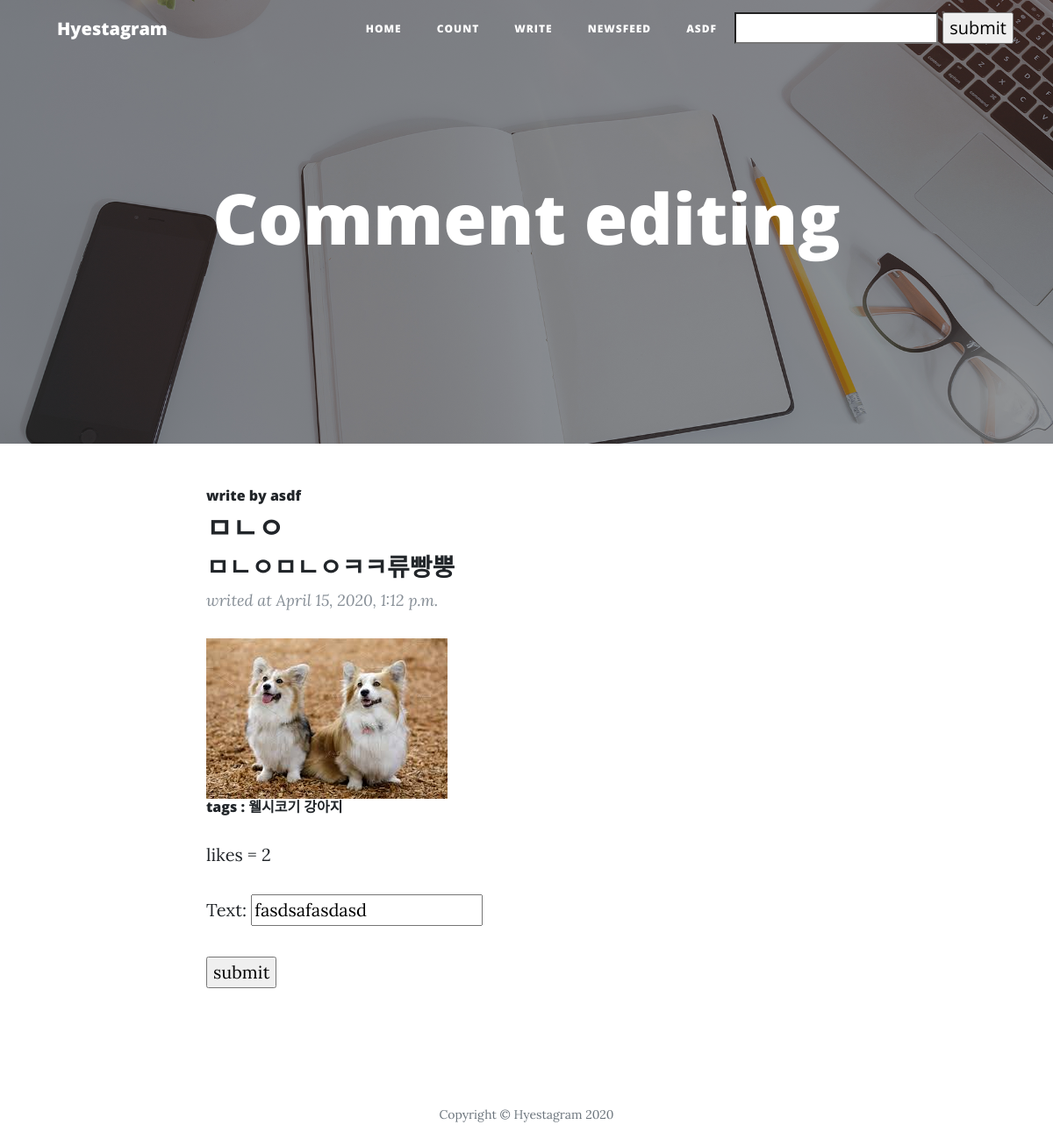
/comment_edit/47 (signed in), run on the app's committed database.
### app/models.py (models this page shows, shortened)
class Post(models.Model):
    title = models.CharField(max_length=200)
    date = models.DateTimeField('date published')
    body = models.TextField()
    writer = models.ForeignKey(settings.AUTH_USER_MODEL, on_delete=models.CASCADE, related_name="writer", default="")
    image = models.ImageField(upload_to='images/', blank=True)
    hashtag = models.CharField(max_length=200, blank=True)
    hashtags = models.ManyToManyField('Hashtag', blank=True)
    likes = models.ManyToManyField(settings.AUTH_USER_MODEL, related_name="likes")

class Hashtag(models.Model):
    name = models.CharField(max_length=50)

class Comment(models.Model):
    c_writer = models.ForeignKey(settings.AUTH_USER_MODEL, on_delete=models.CASCADE, related_name="c_writer", default="")
    post_id = models.ForeignKey(Post, on_delete=models.CASCADE, related_name ="comments")
    text = models.CharField(max_length=100)

### app/views.py (the view)
# urls.py: path('comment_edit/<int:pk>', app.views.comment_edit, name='comment_edit'),
def comment_edit(request, pk):
    edit_comment = get_object_or_404(Comment, pk=pk)
    post = Post.objects.get(comments = edit_comment)
    if edit_comment.c_writer != request.user:
        return error(request, "You can edit your own post")
    if request.method == 'POST':
        form = CommentForm(request.POST, instance=edit_comment)
        if form.is_valid():
            comment = form.save(commit=False)
            comment.text = form.cleaned_data["text"]
            comment.save()
            return redirect('home')
    else:
        form = CommentForm(instance=edit_comment)
        return render(request, 'app/comment_edit.html', {'e_c': edit_comment.id ,'form': form, 'post': post})

### app/forms.py
class CommentForm(forms.ModelForm):
    class Meta:
        model = Comment
        fields = ['text']

### app/templates/app/comment_edit.html (shortened to what this page needs)
{% extends "app/base.html" %}
{% block footer %}
<header class="masthead" style="background-image: url('img/home-bg.jpg')">
<div class="overlay"></div>
<div class="container">
  <div class="row">
    <div class="col-lg-8 col-md-10 mx-auto">
      <div class="site-heading">
          <h1>Comment editing</h1>
          </div>
    </div>
  </div>
</div>
</header>
<div class="container">
    <div class="row">
      <div class="col-lg-8 col-md-10 mx-auto">
        <div class="post-preview">
        <h6>write by <a href="{% url 'user' pk=post.writer %}">{{ post.writer }}</a> </h6>
        <h2 class="post-title">{{ post.title }}</h2>
        <h3 class="post-subtitle">{{ post.body }}</h3>
        <p class="post-meta">writed at {{ post.date }}</p>
        {% if post.image %}
            <img src="{{ post.image.url }}">
        {% endif %}
        <h6>tags :
        {% for hashtag in post.hashtags.all %}
            <a href="{% url 'hashtag' pk=hashtag.id %}">{{ hashtag.name }}</a>
        {% endfor %}
        </h6>
        <p>likes = {{ post.likes.count }}</p>
        <form method='POST' action='/comment_edit/{{ e_c }}'>
            <table>
                {{ form.as_p }}
            </table>
            <input type='submit', value='submit'>
        </form>
    </div>
{{ block.super }}
{% endblock %}

### app/templates/app/base.html (shortened to what this page needs)
{% load static %}
<!DOCTYPE html>
<html lang="en">
<head>
  <link href="{% static 'vendor/bootstrap.min.css' %}" rel="stylesheet">
  <link href="{% static 'vendor/all.min.css' %}" rel="stylesheet" type="text/css">
  <link href= "{% static 'css/clean-blog.min.css' %}" rel="stylesheet">
</head>
<body>
{% block nav %}
    <nav class="navbar navbar-expand-lg navbar-light fixed-top" id="mainNav">
    <div class="container">
      <a class="navbar-brand" href="/">Hyestagram</a>
      <div class="collapse navbar-collapse" id="navbarResponsive">
        <ul class="navbar-nav ml-auto">
          <li class="nav-item">
            <a class="nav-link" href="/">Home</a>
          </li>
          <li class="nav-item">
            <a class="nav-link" href="/count">Count</a>
          </li>
        {% if user.is_authenticated %}
            <li class="nav-item">
                <a class="nav-link" href="/write">Write</a>
            </li>
            <li class="nav-item">
                <a class="nav-link" href="/news">Newsfeed</a>
            </li>
            <li class="nav-item">
                <a class="nav-link" href="{% url 'user' pk=user.username%}">{{ request.user.username }}</a>
            </li>
        {% endif %}
            <li class="nav-item">
                <form action="{% url 'search' %}" method="GET">
                    <input type="search" name="name">
                    <input type="submit" value="submit">
                </form>
            </li>
        </ul>
      </div>
    </div>
    </nav>
{% endblock %}
{% block footer %}
<footer>
<div class="container">
  <div class="row">
    <div class="col-lg-8 col-md-10 mx-auto">
      <ul class="list-inline text-center">
        <li class="list-inline-item">
          <a href="#">
            <span class="fa-stack fa-lg">
              <i class="fas fa-circle fa-stack-2x"></i>
              <i class="fab fa-twitter fa-stack-1x fa-inverse"></i>
            </span>
          </a>
        </li>
        <li class="list-inline-item">
          <a href="#">
            <span class="fa-stack fa-lg">
              <i class="fas fa-circle fa-stack-2x"></i>
              <i class="fab fa-facebook-f fa-stack-1x fa-inverse"></i>
            </span>
          </a>
        </li>
        <li class="list-inline-item">
          <a href="#">
            <span class="fa-stack fa-lg">
              <i class="fas fa-circle fa-stack-2x"></i>
              <i class="fab fa-github fa-stack-1x fa-inverse"></i>
            </span>
          </a>
        </li>
      </ul>
      <p class="copyright text-muted">Copyright &copy; Hyestagram 2020</p>
    </div>
  </div>
</div>
</footer>
{% endblock %}
</body>
</html>

### data on the page
Post: writer "asdf", title "ㅁㄴㅇ", body "ㅁㄴㅇㅁㄴㅇㅋㅋ류빵뿡", date "April 15, 2020, 1:12 p.m.", image (picture), likes.count "2"
Hashtag: name "웰시코기"
Hashtag: name "강아지"
Comment: text "fasdsafasdasd"

### other printed values
{{ request.user.username }} "ASDF"
